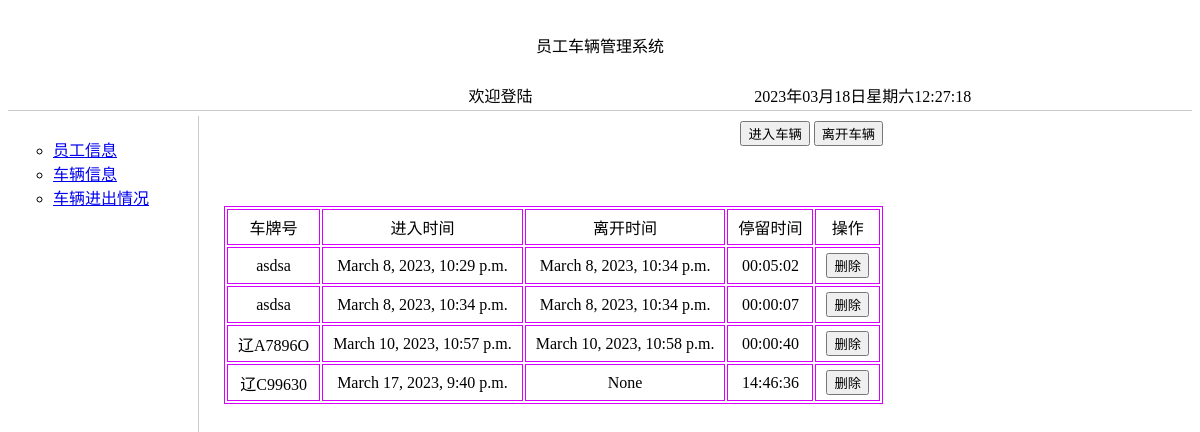
Page /showRecord/ on the committed database.
### ecar/models.py (models this page shows)
class Records(models.Model):
    sid = models.AutoField(primary_key=True)
    enter_time = models.DateTimeField(auto_now_add=True)
    out_time = models.DateTimeField(default=None, null=True)
    car_number = models.CharField(max_length=20)

### ecar/RecordOperation.py (the view)
# urls.py: path('showRecord/', RecordOperation.show),
def show(request):
    recordall = Records.objects.all()
    current_time = datetime.datetime.now() #当前时间 .strftime("%Y-%m-%d_%H:%M:%S")
    for record in recordall:
        if record.out_time is None:
            stay_seconds = timedelta.total_seconds(current_time-record.enter_time)
            s = int(stay_seconds)
            hours, remainder = divmod(s, 3600)
            minutes, seconds = divmod(remainder, 60)
            staytime = '{:02}:{:02}:{:02}'.format(int(hours), int(minutes), int(seconds))
            record.stay_time = staytime
        else:
            stay_seconds = timedelta.total_seconds(record.out_time - record.enter_time)
            s = int(stay_seconds)
            hours, remainder = divmod(s, 3600)
            minutes, seconds = divmod(remainder, 60)
            staytime = '{:02}:{:02}:{:02}'.format(int(hours), int(minutes), int(seconds))
            record.stay_time = staytime
    return render(request, 'showrecords.html', {'recordall': recordall})

### templates/showrecords.html (shortened to what this page needs)
<!DOCTYPE html>
<html lang="en">
<head>
</head>
<!DOCTYPE HTML>
<html>
<head>
</head>
<body>
<div class="page">
    <div class="header">
        <div id="title">
            <table width="100%">
                <tr>
                    <td height="68" colspan="4" align="center">员工车辆管理系统</td>
                </tr>
                <tr>
                    <td width="40%" align="right">
                        <marquee>
                            欢迎登陆
                        </marquee>
                    </td>
                    <td width="50%" align="center"><span id="show"></span></td>
                </tr>
            </table>
        </div>
    </div>
    <div class="MainContainer">
        <div class="sidebar">
            <ul type="circle">
                <li>
                    <a href="/showEmployee/" target="right">员工信息</a></li>
                <li>
                    <a href="/showCar/" target="right">车辆信息</a></li>
                <li>
                    <a href="/showRecord/" target="right">车辆进出情况</a></li>
            </ul>
        </div>
        <div id="main" class="main">
            <div align="right">
                <button onclick="window.location.href='/carEnter/'">进入车辆</button>
                <button onclick="window.location.href='/carLeave/'">离开车辆</button>
            </div>
            <table>
                <tbody>
                <tr>
                    <td>车牌号</td>
                    <td>进入时间</td>
                    <td>离开时间</td>
                    <td>停留时间</td>
                    <td>操作</td>
                </tr>
                {% for record in recordall %}
                    <tr>
                        <td>{{ record.car_number }}</td>
                        <td>{{ record.enter_time }}</td>
                        <td>{{ record.out_time }}</td>
                        <td>{{ record.stay_time }}</td>
                        <td>
                            <button onclick="window.location.href='/deleteRecord/{{ record.sid }}'">删除</button>
                        </td>
                    </tr>
                {% endfor %}
                </tbody>
            </table>
        </div>
    </div>
</div>
</body>
</html>

### templates/showrecords.html (style rules this page uses)
.header { border-bottom: 1px solid #ccc; margin-bottom: 5px; }
.MainContainer { min-width: 960px; max-width: 1600px; }
.sidebar { width: 180px; float: left; margin-right: -180px; border-right: 1px solid #ccc; min-height: 500px; padding: 5px; }
.main { float: left; margin-left: 200px; padding: 5px; }
.main table { text-align: center; border: 1px solid #d701fd; margin: 60px auto 45px; }
.main tr td { border: 1px solid #d701fd; padding: 5px 10px; }

### rows in the picture
Records: car_number "asdsa", enter_time "March 8, 2023, 10:29 p.m.", out_time "March 8, 2023, 10:34 p.m.", stay_time "00:05:02"
Records: car_number "asdsa", enter_time "March 8, 2023, 10:34 p.m.", out_time "March 8, 2023, 10:34 p.m.", stay_time "00:00:07"
Records: car_number "辽A7896O", enter_time "March 10, 2023, 10:57 p.m.", out_time "March 10, 2023, 10:58 p.m.", stay_time "00:00:40"
Records: car_number "辽C99630", enter_time "March 17, 2023, 9:40 p.m.", out_time "None", stay_time "14:46:36"
